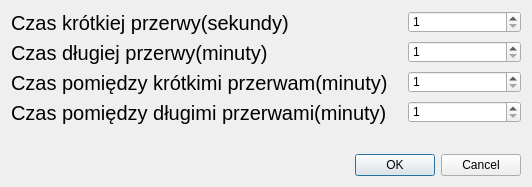
<?xml version="1.0" encoding="UTF-8"?>
<ui version="4.0">
 <class>Dialog</class>
 <widget class="QDialog" name="Dialog">
  <property name="geometry">
   <rect>
    <x>0</x>
    <y>0</y>
    <width>532</width>
    <height>187</height>
   </rect>
  </property>
  <property name="windowTitle">
   <string>Ustawienia</string>
  </property>
  <property name="styleSheet">
   <string notr="true">QLabel{
font-size:20px;
}</string>
  </property>
  <layout class="QVBoxLayout" name="verticalLayout">
   <item>
    <layout class="QFormLayout" name="formLayout">
     <property name="horizontalSpacing">
      <number>20</number>
     </property>
     <item row="1" column="0">
      <widget class="QLabel" name="label">
       <property name="font">
        <font>
         <pointsize>-1</pointsize>
        </font>
       </property>
       <property name="text">
        <string>Czas długiej przerwy(minuty)</string>
       </property>
      </widget>
     </item>
     <item row="1" column="1">
      <widget class="QSpinBox" name="spin_time_for_long_break">
       <property name="sizePolicy">
        <sizepolicy hsizetype="Minimum" vsizetype="Fixed">
         <horstretch>4</horstretch>
         <verstretch>0</verstretch>
        </sizepolicy>
       </property>
       <property name="minimum">
        <number>1</number>
       </property>
       <property name="maximum">
        <number>1000</number>
       </property>
      </widget>
     </item>
     <item row="0" column="0">
      <widget class="QLabel" name="label_2">
       <property name="font">
        <font>
         <pointsize>-1</pointsize>
        </font>
       </property>
       <property name="text">
        <string>Czas krótkiej przerwy(sekundy)</string>
       </property>
      </widget>
     </item>
     <item row="0" column="1">
      <widget class="QSpinBox" name="spin_shor_break_time">
       <property name="minimum">
        <number>1</number>
       </property>
       <property name="maximum">
        <number>1000</number>
       </property>
      </widget>
     </item>
     <item row="2" column="0">
      <widget class="QLabel" name="label_3">
       <property name="text">
        <string>Czas pomiędzy krótkimi przerwam(minuty)</string>
       </property>
      </widget>
     </item>
     <item row="2" column="1">
      <widget class="QSpinBox" name="spin_time_to_short_break">
       <property name="minimum">
        <number>1</number>
       </property>
       <property name="maximum">
        <number>1000</number>
       </property>
      </widget>
     </item>
     <item row="3" column="0">
      <widget class="QLabel" name="label_4">
       <property name="text">
        <string>Czas pomiędzy długimi przerwami(minuty)</string>
       </property>
      </widget>
     </item>
     <item row="3" column="1">
      <widget class="QSpinBox" name="spin_time_to_long_break">
       <property name="minimum">
        <number>1</number>
       </property>
       <property name="maximum">
        <number>1000</number>
       </property>
      </widget>
     </item>
    </layout>
   </item>
   <item>
    <widget class="QDialogButtonBox" name="buttonBox">
     <property name="orientation">
      <enum>Qt::Horizontal</enum>
     </property>
     <property name="standardButtons">
      <set>QDialogButtonBox::Cancel|QDialogButtonBox::Ok</set>
     </property>
    </widget>
   </item>
  </layout>
 </widget>
 <resources/>
 <connections>
  <connection>
   <sender>buttonBox</sender>
   <signal>accepted()</signal>
   <receiver>Dialog</receiver>
   <slot>accept()</slot>
   <hints>
    <hint type="sourcelabel">
     <x>248</x>
     <y>254</y>
    </hint>
    <hint type="destinationlabel">
     <x>157</x>
     <y>274</y>
    </hint>
   </hints>
  </connection>
  <connection>
   <sender>buttonBox</sender>
   <signal>rejected()</signal>
   <receiver>Dialog</receiver>
   <slot>reject()</slot>
   <hints>
    <hint type="sourcelabel">
     <x>316</x>
     <y>260</y>
    </hint>
    <hint type="destinationlabel">
     <x>286</x>
     <y>274</y>
    </hint>
   </hints>
  </connection>
 </connections>
</ui>
